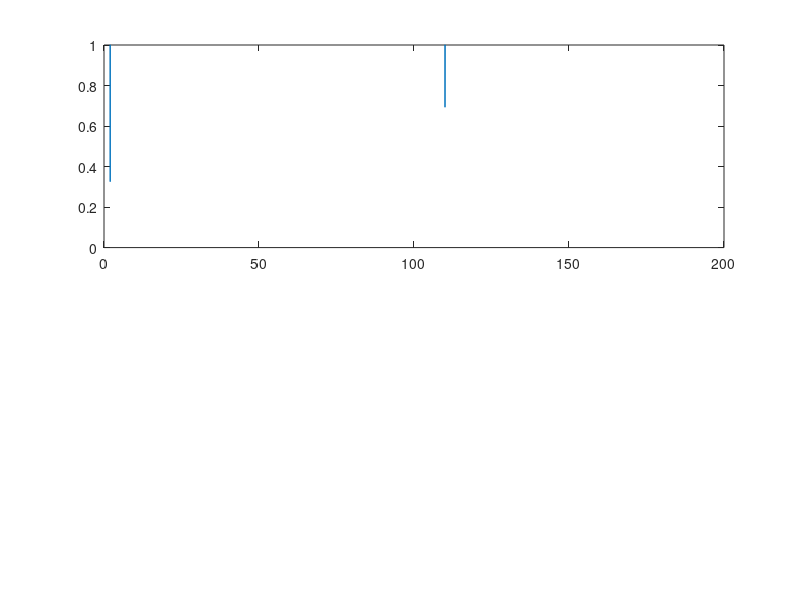

This chart was generated by the following MATLAB code:
clear all
clc;

%% Radar Specifications 
%%%%%%%%%%%%%%%%%%%%%%%%%%%
% Frequency of operation = 77GHz
% Max Range = 200m
% Range Resolution = 1 m
% Max Velocity = 100 m/s
%%%%%%%%%%%%%%%%%%%%%%%%%%%

%max range
R_max = 200;
%speed of light = 3e8
c = 3e8;
% fc = 77e9;
d_res = 1
max_v = 100;

%% User Defined Range and Velocity of target
% *%TODO* :
% define the target's initial position and velocity. Note : Velocity
% remains contant
 
% set the range
range = 100;

% set the velocity
v = 10;


%% FMCW Waveform Generation

% *%TODO* :
%Design the FMCW waveform by giving the specs of each of its parameters.
% Calculate the Bandwidth (B), Chirp Time (Tchirp) and Slope (slope) of the FMCW
% chirp using the requirements above.

% d_res = c / (2*Bsweep);
B = c / (2*d_res);

% sweep time (chirp time)
Tchirp = 5.5 * R_max * 2 / c; % use 5.5 as per lesson

% Slope=Bandwidth/Tchirp
slope = B / Tchirp

%Operating carrier frequency of Radar 
fc= 77e9;             %carrier freq
fprintf("Bsweep: %d, Tchirp: %d, slope: %d\n", B, Tchirp, slope);
                                                          
%The number of chirps in one sequence. Its ideal to have 2^ value for the ease of running the FFT
%for Doppler Estimation. 
Nd=128;                   % #of doppler cells OR #of sent periods % number of chirps

%The number of samples on each chirp. 
Nr=1024;                  %for length of time OR # of range cells

% Timestamp for running the displacement scenario for every sample on each
% chirp
t=linspace(0,Nd*Tchirp,Nr*Nd); %total time for samples


%Creating the vectors for Tx, Rx and Mix based on the total samples input.
Tx=zeros(1,length(t)); %transmitted signal
Rx=zeros(1,length(t)); %received signal
Mix = zeros(1,length(t)); %beat signal

%Similar vectors for range_covered and time delay.
r_t=zeros(1,length(t));
td=zeros(1,length(t));


%% Signal generation and Moving Target simulation
% Running the radar scenario over the time. 

for i=1:length(t)         
    
    
    % *%TODO* :
    %For each time stamp update the Range of the Target for constant velocity. 
    % delay time can be calculated from range and speed of light
    r_t(i) = range * v*t(i);
    td(i) = 2*r_t(i)/c;
    
    % *%TODO* :
    %For each time sample we need update the transmitted and
    %received signal. 
    Tx(i) = cos(2*pi*(fc*t(i) + slope*t(i)^2/2));
    Rx(i) = cos(2*pi*(fc*(t(i)-td(i)) + slope*(t(i)-td(i))^2/2));
    
    % *%TODO* :
    %Now by mixing the Transmit and Receive generate the beat signal
    %This is done by element wise matrix multiplication of Transmit and
    %Receiver Signal
    Mix(i) = Tx(i).*Rx(i);
    
end

%% RANGE MEASUREMENT


 % *%TODO* :
%reshape the vector into Nr*Nd array. Nr and Nd here would also define the size of
%Range and Doppler FFT respectively.
Mix = reshape(Mix, [Nr, Nd]);

 % *%TODO* :
%run the FFT on the beat signal along the range bins dimension (Nr) and
%normalize.
signal_fft = fft(Mix,Nr);

 % *%TODO* :
% Take the absolute value of FFT output
signal_fft = abs(signal_fft);

 % *%TODO* :
% Output of FFT is double sided signal, but we are interested in only one side of the spectrum.
% Hence we throw out half of the samples.
signal_fft = signal_fft(1:Nr/2)

%plotting the range
figure ('Name','Range from First FFT')
subplot(2,1,1)

 % *%TODO* :
 % plot FFT output 
plot(signal_fft);

 
axis ([0 200 0 1]);

return;


%% RANGE DOPPLER RESPONSE
% The 2D FFT implementation is already provided here. This will run a 2DFFT
% on the mixed signal (beat signal) output and generate a range doppler
% map.You will implement CFAR on the generated RDM


% Range Doppler Map Generation.

% The output of the 2D FFT is an image that has reponse in the range and
% doppler FFT bins. So, it is important to convert the axis from bin sizes
% to range and doppler based on their Max values.

Mix=reshape(Mix,[Nr,Nd]);

% 2D FFT using the FFT size for both dimensions.
sig_fft2 = fft2(Mix,Nr,Nd);

% Taking just one side of signal from Range dimension.
sig_fft2 = sig_fft2(1:Nr/2,1:Nd);
sig_fft2 = fftshift (sig_fft2);
RDM = abs(sig_fft2);
RDM = 10*log10(RDM) ;

%use the surf function to plot the output of 2DFFT and to show axis in both
%dimensions
doppler_axis = linspace(-100,100,Nd);
range_axis = linspace(-200,200,Nr/2)*((Nr/2)/400);
figure,surf(doppler_axis,range_axis,RDM);

%% CFAR implementation

%Slide Window through the complete Range Doppler Map

% *%TODO* :
%Select the number of Training Cells in both the dimensions.

% *%TODO* :
%Select the number of Guard Cells in both dimensions around the Cell under 
%test (CUT) for accurate estimation

% *%TODO* :
% offset the threshold by SNR value in dB

% *%TODO* :
%Create a vector to store noise_level for each iteration on training cells
noise_level = zeros(1,1);


% *%TODO* :
%design a loop such that it slides the CUT across range doppler map by
%giving margins at the edges for Training and Guard Cells.
%For every iteration sum the signal level within all the training
%cells. To sum convert the value from logarithmic to linear using db2pow
%function. Average the summed values for all of the training
%cells used. After averaging convert it back to logarithimic using pow2db.
%Further add the offset to it to determine the threshold. Next, compare the
%signal under CUT with this threshold. If the CUT level > threshold assign
%it a value of 1, else equate it to 0.


   % Use RDM[x,y] as the matrix from the output of 2D FFT for implementing
   % CFAR





% *%TODO* :
% The process above will generate a thresholded block, which is smaller 
%than the Range Doppler Map as the CUT cannot be located at the edges of
%matrix. Hence,few cells will not be thresholded. To keep the map size same
% set those values to 0. 
 








% *%TODO* :
%display the CFAR output using the Surf function like we did for Range
%Doppler Response output.
figure,surf(doppler_axis,range_axis,'replace this with output');
colorbar;


 
 